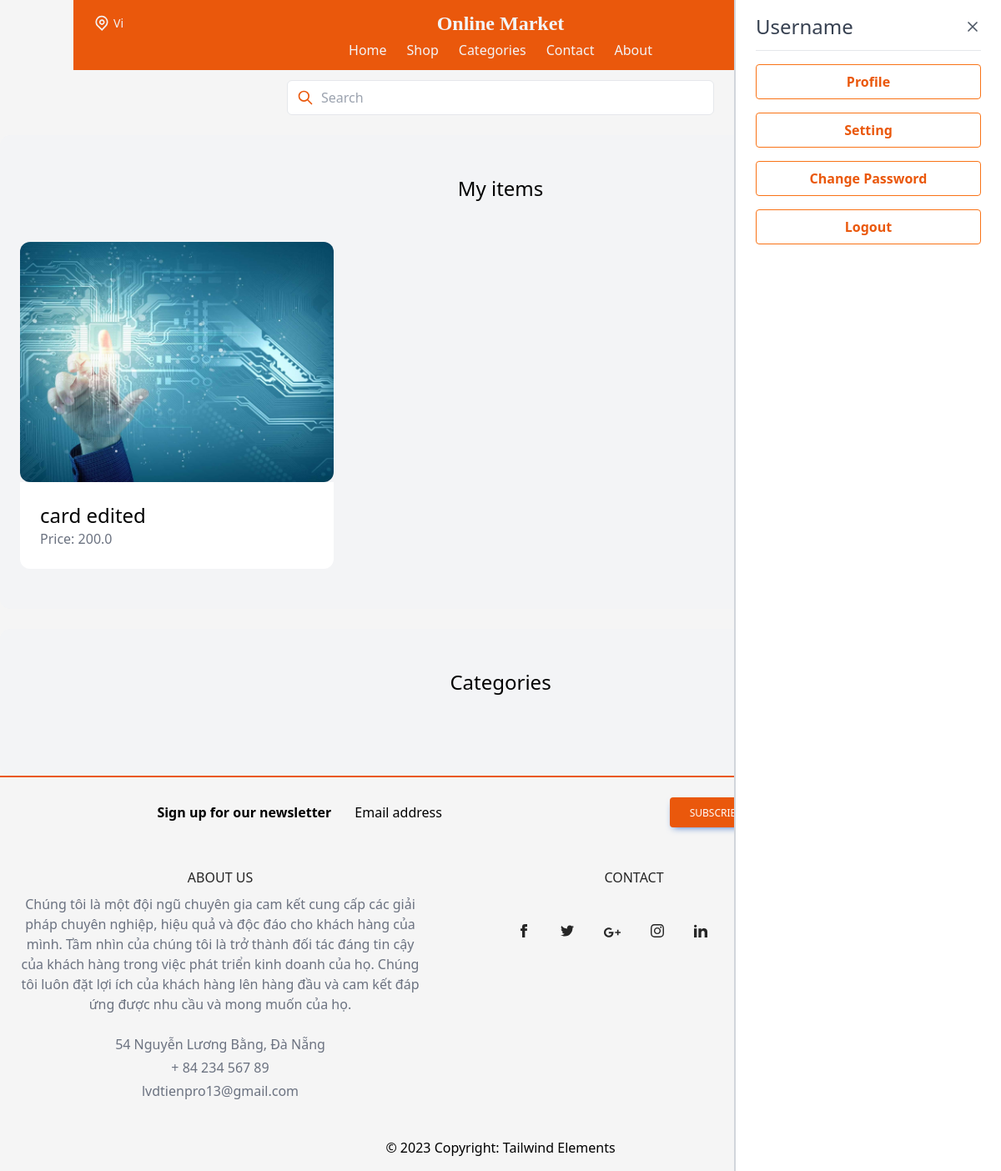
The app's page /dashboard/ (signed in) with its own data.
### item/models.py (models this page shows, shortened)
class Item(models.Model):
    category = models.ForeignKey(Category, related_name='items', on_delete=models.CASCADE)
    name = models.CharField(max_length=255)
    description = models.TextField(blank=True, null=True)
    price = models.FloatField()
    discount_price = models.FloatField(blank=True, null=True)
    image = models.ImageField(upload_to='item_images', blank=True, null=True)
    is_sold = models.BooleanField(default=False)
    created_by = models.ForeignKey(User, related_name='items', on_delete=models.CASCADE)
    created_at = models.DateTimeField(auto_now_add=True)

### dashboard/views.py (the view)
# urls.py: path('', views.index, name="index"),
@login_required
def index(request):
    items = Item.objects.filter(created_by=request.user)
    return render(request, 'dashboard/index.html', {
        'items':items
    })

### core/context_processors.py (called while the page is built)
def profile_picture(request):
    if request.user.is_authenticated:
        try:
            profile = Profile.objects.get(user=request.user)
            return {'profile_picture': profile.profileimg.url}
        except Profile.DoesNotExist:
            pass
    return {}

def cart_item_count(request):
    cart_count = 0
    if request.user.is_authenticated:
        order_items = OrderItem.objects.filter(user=request.user, ordered=False)
        cart_count = order_items.count()
    return {'cart_item_count': cart_count}

### dashboard/templates/dashboard/index.html (shortened to what this page needs)
{% extends 'core/base.html' %}
{% block content %}
    <div class="mt-6 px-6 py-12 bg-gray-100 rounded-xl">
        <h2 class="mb-12 text-2xl text-center">My items</h2>
        <div class="grid grid-cols-3 gap-3">
            {% for item in items %}
                <div>
                    <a href="{% url 'item:detail' item.id %}">
                        <div>
                            <img src="{{ item.image.url }}" class="object-cover h-72 w-90 rounded-xl">
                        </div>
                        <div class="p-6 bg-white rounded-b-xl">
                            <h2 class="text-2xl">{{ item.name }}</h2>
                            <p class="text-gray-500">Price: {{ item.price }}</p>
                        </div>
                    </a>
                </div>
            {% endfor %}
        </div>
    </div>
    <div class="mt-6 px-6 py-12 bg-gray-100 rounded-xl">
        <h2 class="mb-12 text-2xl text-center">Categories</h2>
    </div>
{% endblock %}

### records on screen
Item: image (picture), name "card edited", price "200.0"
